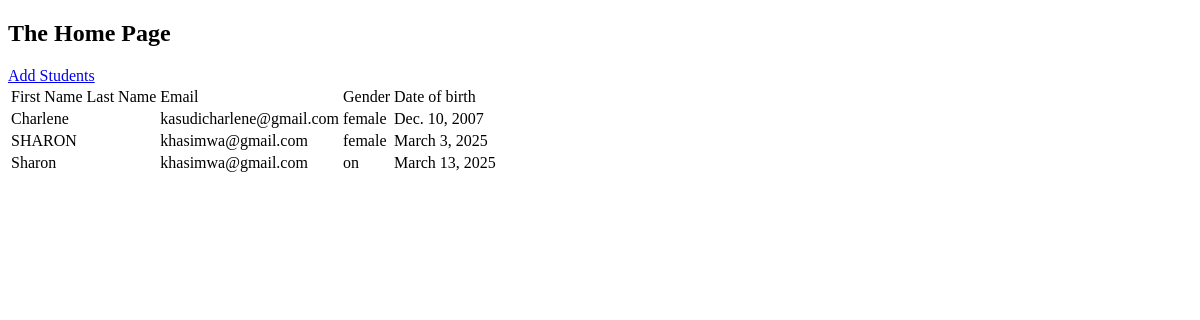
Before: / with the older database file.
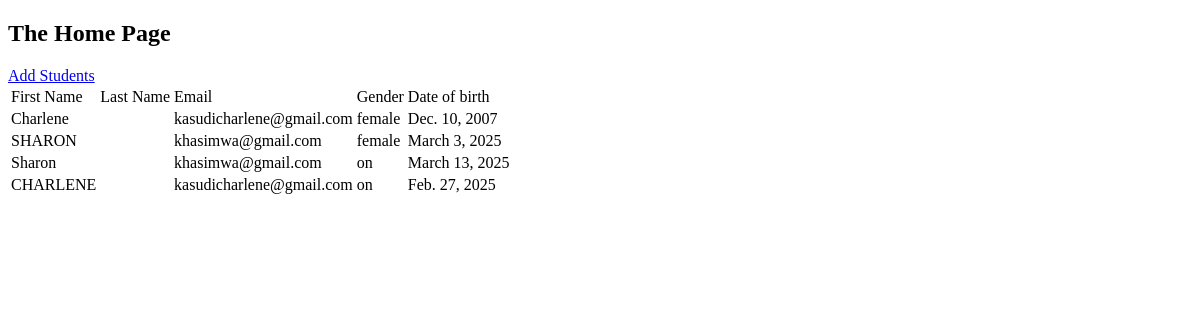
After: the same page with the newer database file.
### modelapp/models.py (models this page shows, shortened)
class Students(models.Model):
    firstname=models.CharField(max_length=50)
    last_name=models.CharField(max_length=50)
    email=models.EmailField()
    gender=models.CharField(max_length=20,null=True)
    date_of_birth=models.DateField(null=True)

### modelapp/views.py (the view)
# urls.py: path('', views.index, name='index'),
def index(request):
    users = Students.objects.all()
    return render(request,'index.html',{'users':users})

### modelapp/templates/index.html (shortened to what this page needs)
<!doctype html>
<html lang="en">
<head>
</head>
<body>
<h2>The Home Page</h2>
<a href="{%url 'addstudent'  %}">Add Students</a>
<table>
    <tr>
        <td>First Name</td>
        <td>Last Name</td>
        <td>Email</td>
        <td>Gender</td>
        <td>Date of birth</td>
    </tr>
    {% for stu in users %}
        <tr>
        <td>{{ stu.firstname }}</td>
        <td>{{ stu.lastname }}</td>
        <td>{{ stu.email }}</td>
        <td>{{ stu.gender }}</td>
        <td>{{ stu.date_of_birth }}</td>
        </tr>
    {% endfor %}
</table>
</body>
</html>

Changed rows visible on the page:
added Students: firstname "CHARLENE", email "kasudicharlene@gmail.com", gender "on", date_of_birth "Feb. 27, 2025"
